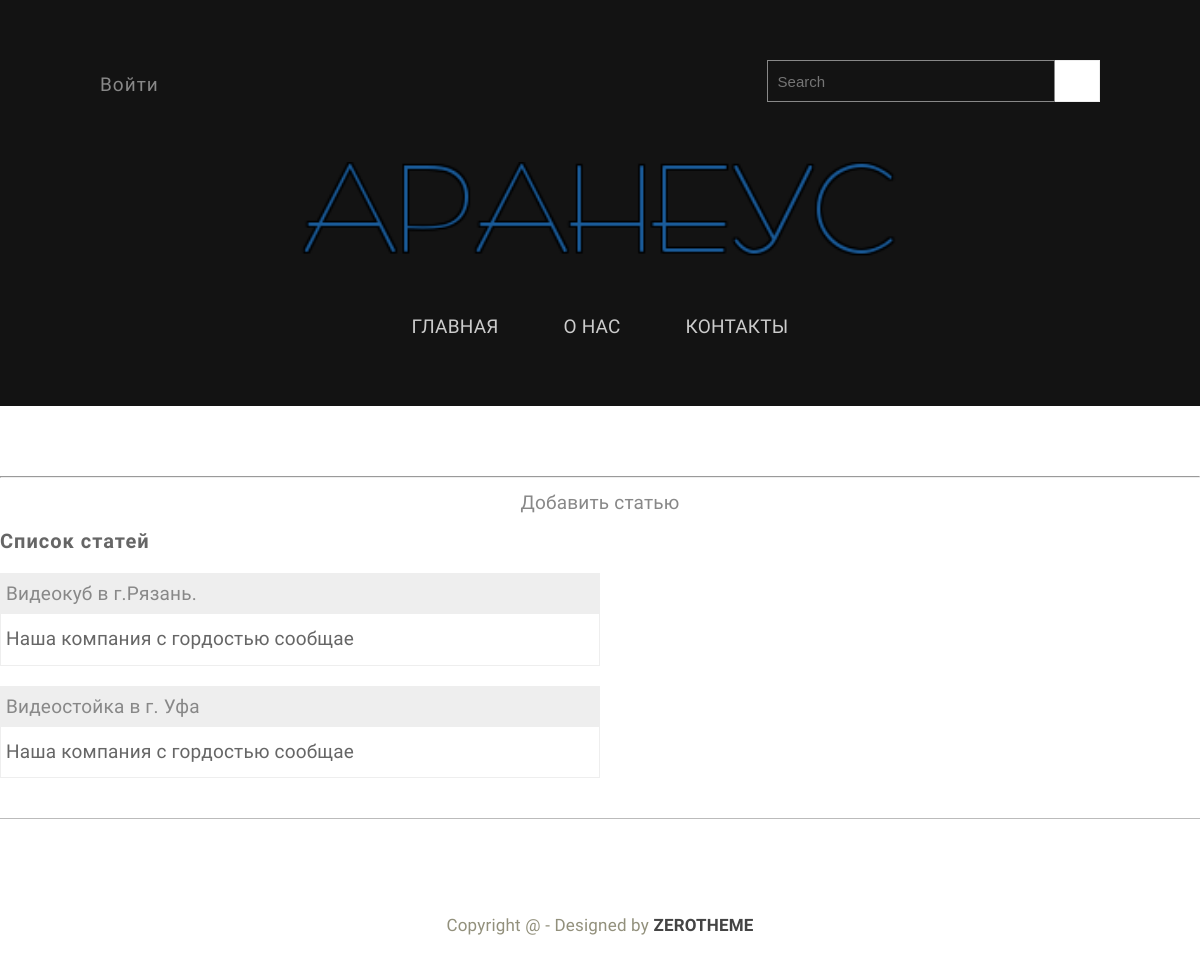
The page /admin on the database as committed earlier.
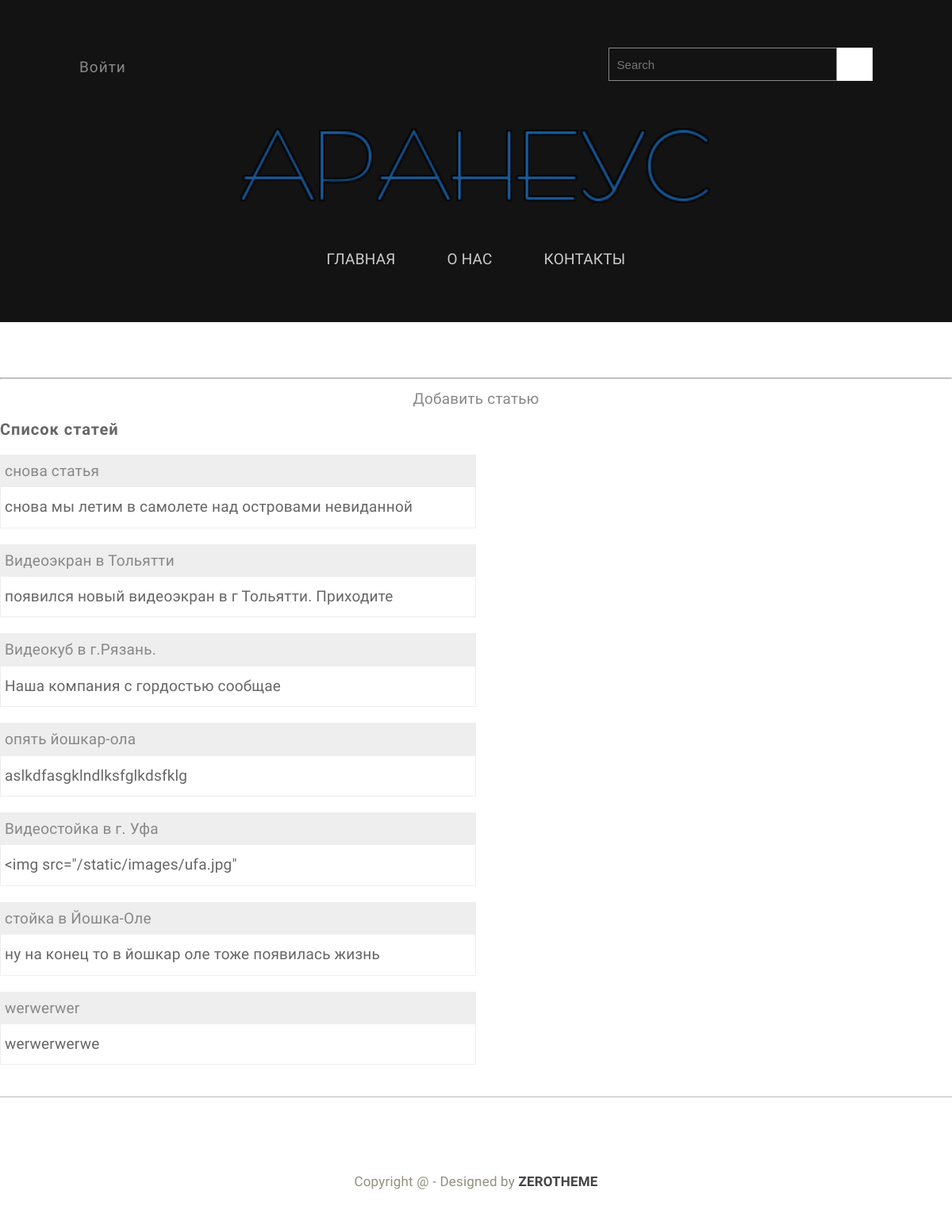
The same page on the database as committed later.
### tables this page shows
CREATE TABLE mainmenu (
id integer PRIMARY KEY AUTOINCREMENT,
title text NOT NULL,
url text NOT NULL
);

CREATE TABLE "posts" (
	"id"	integer,
	"title"	text NOT NULL,
	"text"	text NOT NULL,
	"url"	text NOT NULL,
	"time"	integer NOT NULL,
	PRIMARY KEY("id" AUTOINCREMENT)
);

### app.py (the view)
@app.route('/admin')
def admin():
    db = get_db()
    dbase = FDataBase(db)
    return render_template('admin.html',menu=dbase.getMenu(),  title='панель администратора', posts=dbase.getPostsAnonce())

### FDataBase.py (called while the page is built)
    def getMenu(self):
        sql = '''SELECT * FROM mainmenu'''
        try:
            self.__cur.execute(sql)
            res = self.__cur.fetchall()
            if res: return res
        except:
            print("Ошибка чтения из БД")
        return []

    def getPostsAnonce(self):
        try:
            self.__cur.execute(f"SELECT id, title, text, url FROM posts ORDER BY time DESC")
            res = self.__cur.fetchall()
            if res: return res
        except sqlite3.Error as e:
            print("Ошибка получения статьи из БД " + str(e))
        return []

### app.py (called while the page is built)
def connect_db():
    conn = sqlite3.connect(app.config['DATABASE'])
    conn.row_factory = sqlite3.Row
    return conn

def get_db():
    if not hasattr(g, 'link_db'):
       g.link_db = connect_db()
    return g.link_db

### templates/admin.html (shortened to what this page needs)
{% extends 'base.html' %}
{% block content %}
    <hr>
    <p align="center" ><a href="add_post">Добавить статью</a></p>
    <h3>Список статей</h3>
     <ul class="list-posts">
        {% for p in posts %}
            <li>
                <p class="title"><a  href="{{ url_for('showPost', id_post=p.id) }}">{{ p.title }}</a></p>
                <p class="annonce"><span>{{ p.text[:50] | striptags }}</span></p>
            </li>
        {% endfor %}
    </ul>
{% endblock %}

### templates/include/header.html (shortened to what this page needs)
<header class="main-header">
    <div class="zerogrid">
        <div id="top">
            <div class="row">
                <div class="col-2-3">
                    <ul class="list-inline top-link link">
                        <li><a href="{{ url_for('login') }}">Войти</a></li>
                    </ul>
                </div>
                <div class="col-1-3">
                    <div class="top-search">
                        <form id="form-container" action="">
                            <a class="search-submit-button" href="javascript:void(0)">
                            </a>
                            <div id="searchtext">
                                <input type="text" id="s" name="s" placeholder="Search">
                            </div>
                        </form>
                    </div>
                </div>
            </div>
        </div>
        <div class="t-center">
            <a class="site-branding" href="#">
                <img src="/static/images/logo.png" width="600px"/>
            </a>
            {%- block mainmenu -%}
                <div id='cssmenu' class="align-center">
                    <ul>
                        {% for p in menu %}
                            <li class="list"><a href={{ p.url }}><span>{{ p.title }}</span></a></li>
                        {% endfor %}
                    </ul>
                </div>
            {% endblock mainmenu %}
        </div>
    </div>
</header>

Rows that differ between the two databases and show on the page:
added posts: title "снова статья", text "снова мы летим в самолете над островами невиданной"
added posts: title "Видеоэкран в Тольятти", text "появился новый видеоэкран в г Тольятти. Приходите"
added posts: title "опять йошкар-ола", text "aslkdfasgklndlksfglkdsfklg"
changed posts "Видеостойка в г. Уфа": text "Наша компания с гордостью сообщае" → "<img src=\"/static/images/ufa.jpg\""
added posts: title "стойка в Йошка-Оле", text "ну на конец то в йошкар оле тоже появилась жизнь"
added posts: title "werwerwer", text "werwerwerwe"
